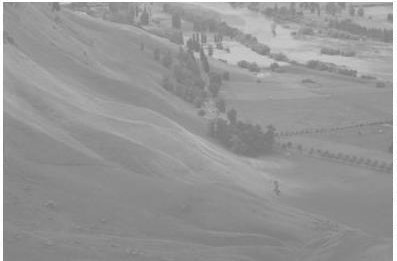
%> input picture SIX/IIVP-Lab/Codes/hi.jpg, 397 x 261 px
$ octave a2c_2.m   (GNU Octave 9; MATLAB toolbox functions it lacks are replaced by stand-ins)
%> lines starting %> are read from the running program, lines starting %| are printed output that depends on the picture
GIm=imread('hi.jpg');
%> GIm is the input picture: size 261x397x3 uint8; min 118, max 255, mean 150.7
numofpixels=size(GIm,1)*size(GIm,2);
%> numofpixels = 103617
%figure,imshow(GIm);
subplot(2,1,1), imshow(GIm);
title('Original Image');

HIm=uint8(zeros(size(GIm,1),size(GIm,2)));

freq=zeros(256,1);

probf=zeros(256,1);

probc=zeros(256,1);

cum=zeros(256,1);

output=zeros(256,1);
%freq counts the occurrence of each pixel value.

%The probability of each occurrence is calculated by probf.


for i=1:size(GIm,1)

    for j=1:size(GIm,2)

        value=GIm(i,j);

        freq(value+1)=freq(value+1)+1;

        probf(value+1)=freq(value+1)/numofpixels;

    end

end
%> after the loop, freq = 256 values, max 4790 at index 138, min 0 at index 1, mean 404.8; probf = 256 values, max 0.0462 at index 138, min 0 at index 1, mean 0.00391

sum=0;
no_bins=255;
%The cumulative distribution probability is calculated.

for i=1:size(probf)

   sum=sum+freq(i);
   cum(i)=sum;
   probc(i)=cum(i)/numofpixels;
   output(i)=round(probc(i)*no_bins);

end
%> after the loop, cum = 256 values from 0 to 103617; output = 256 values from 0 to 255; probc = 256 values from 0 to 1; sum = 103617

for i=1:size(GIm,1)

    for j=1:size(GIm,2)

            HIm(i,j)=output(GIm(i,j)+1);
    end
end
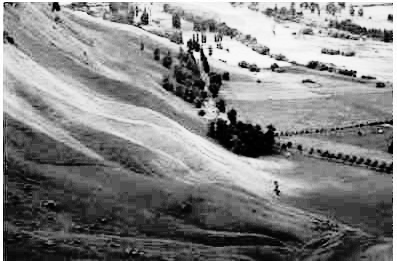
%> HIm: size 261x397 uint8; min 0, max 255, mean 130.6
%figure,imshow(HIm);
subplot(2,1,2), imshow(HIm);
title('Histogram equalization');
